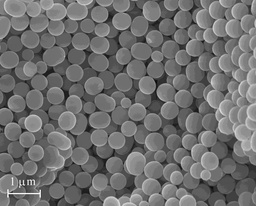
#> input picture SEM_Images/Opal_Tecopa_near_gem.jpg, 256 x 206 px, shrunk from 691 x 556 before the run, found by its file name
$ jupyter execute ImageSeg_Comparison.ipynb   (older library calls are emulated)
#> lines starting #> are read from the running program, lines starting #| are printed output that depends on the picture; after the words box and inside, x2 and y2 are one past the last pixel; in counts of white or black regions, pixels touching at a corner belong together
# Purpose of Exploration

The purpose of this notebook is to start to implament other image segmentation styles and get a better idea of how we can use them to best break up and segment our images.  The main focus of this notebook for me right now is to explore the differences between the Watershed and the P algorithm for image segmentation using the Open CV and Mabmba packages for python.

Edit: so, turns out that mamba is actually a unit test package, and I need to figure out how to import the build from GitHub.  I like the outputs that the P algorithm gives for complicated images, and it could be good to play with, I just need to get it in to Python first...

[cell 1]
import cv2
from matplotlib import pyplot as plt
import numpy as np
import pandas as pd
from skimage.feature import peak_local_max
from skimage.morphology import watershed
from scipy import ndimage
import argparse
from skimage.measure import label, regionprops
import unittest

[cell 2]
# Image Import of Test Image
img_opal = cv2.imread('SEM_Images/Opal_Tecopa_near_gem.jpg')
#> img_opal is the input picture: shape (206, 256, 3); min 6, max 255, mean 111
img_opal = np.array(img_opal, dtype=np.uint8)

# Watershed Segmentation of the Image
kernel_wat = np.ones((5,6), np.uint8)
opening_wat = cv2.morphologyEx(img_opal, cv2.MORPH_OPEN, kernel_wat)
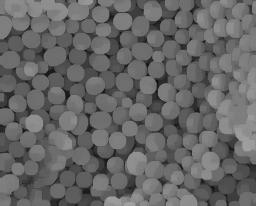
#> opening_wat: shape (206, 256, 3); min 6, max 161, mean 102.4
canny_wat = cv2.Canny(opening_wat,100,150,3,L2gradient=True)
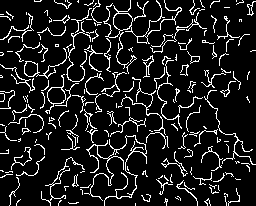
#> canny_wat: shape (206, 256); 11.5% white in thin lines or dots
ret, thresh = cv2.threshold(canny_wat,0,255,cv2.THRESH_BINARY_INV+cv2.THRESH_OTSU)
#> thresh: shape (206, 256); 88.5% white; black in thin lines or dots
#> ret = 0
# [6 lines of commented-out code are left out]
shifted_sk = cv2.pyrMeanShiftFiltering(img_opal, 1, 50)
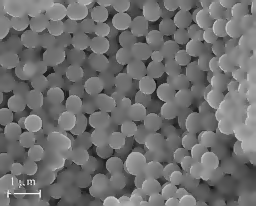
#> shifted_sk: shape (206, 256, 3); min 14, max 247, mean 110.7
gray_sk = cv2.cvtColor(shifted_sk, cv2.COLOR_BGR2GRAY)
# [7 lines of commented-out code are left out]
D_bf_cv = ndimage.distance_transform_bf(thresh)
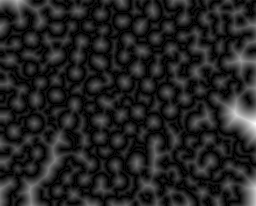
#> D_bf_cv: shape (206, 256) float64; min 0, max 21.84, mean 3; drawn with min black and max white
#D_cdt_cv = ndimage.distance_transform_cdt(thresh)
localMax = peak_local_max(D_bf_cv, indices=False, min_distance=10,labels=thresh)
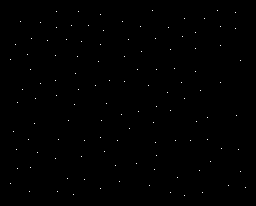
#> localMax: shape (206, 256) bool; 0.22% white in thin lines or dots, all inside (x1, y1, x2, y2) = (10, 10, 246, 196)
markers_cv = ndimage.label(localMax)[0]
#> markers_cv: shape (206, 256) int32; 118 distinct labels, from 0 to 117
labels_bf_cv = watershed(-D_bf_cv, markers_cv, mask=thresh)
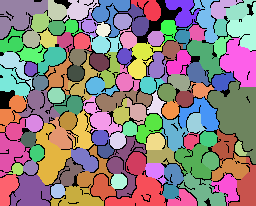
#> labels_bf_cv: shape (206, 256) int32; 118 distinct labels, from 0 to 117; one colour per label, 0 black

# Mamba P Alg Segmentation of the Image


# Image Plotting
#fig, ax = plt.subplots(1,3,figsize=(20,20))
plt.imshow(img_opal)
plt.title('Original Image')

[cell 3]
plt.imshow(D_bf_cv)
plt.title('Euclidean Distance Mapping')

[cell 4]
plt.imshow(labels_bf_cv)
plt.title('SciKit Image + Open CV bf Transform')

#ax[1,1].imshow(D_bf_cv)
#ax[1,1].set_title('SciKit Image bf Transform + Open CV Edge Detection')

#ax[2,0].imshow(D_cdt_cv)
#ax[2,0].set_title('SciKit Image cdt Transform + Open CV Edge Detection')

#ax[2,1].imshow(labels_bf_cv)
#ax[2,1].set_title('SciKit Image + Open CV bf Transform')

[cell 5]
particles = label(labels_bf_cv)
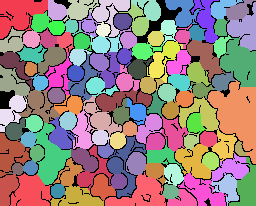
#> particles: shape (206, 256) int64; 118 distinct labels, from 0 to 117; one colour per label, 0 black
particles.shape
#> Out = (206, 256)

[cell 6]
# Shamelessly stolen from the class notebook just to see if it works...
props = regionprops(labels_bf_cv, intensity_image=gray_sk)
#> props = 117 regions; largest, box (x1, y1, x2, y2) and area: (207, 80, 256, 164) 2191, (220, 38, 256, 87) 1150, (0, 0, 48, 39) 1139, (36, 123, 71, 185) 1079, (105, 172, 166, 206) 1013
x = y = np.zeros(len(props))
#> x = 117 values from 0 to 0; y = 117 values from 0 to 0
area = np.zeros(len(props))
#> area = 117 values from 0 to 0
perim = np.zeros(len(props))
#> perim = 117 values from 0 to 0
intensity = np.zeros(len(props))
#> intensity = 117 values from 0 to 0

# Use this to pull out the relevant information and save to Pandas dataframe
counter = 0
for prop in props:
    x[counter] = prop.centroid[0]
    y[counter] = prop.centroid[1]
    area[counter] = prop.area
    perim[counter] = prop.perimeter
    intensity[counter] = prop.mean_intensity

    counter += 1
#> this loop made 117 passes
#> after the loop, area = 117 values, max 2191 at index 68, min 107 at index 88, mean 393.1; counter = 117; intensity = 117 values, max 149.7 at index 74, min 69.55 at index 64, mean 111.9; perim = 117 values, max 302.2 at index 96, min 41.56 at index 41, mean 107.2; x = 117 values, max 246.7 at index 109, min 7.2 at index 106, mean 122.6; y has the same summary as x

regionprops = pd.DataFrame({'X': x, 'Y': y, 'Area': area,
                            'Perim': perim, 'Mean Intensity': intensity})
#> regionprops = table of 117 rows and 5 columns

[cell 7]
regionprops.shape
#> Out = (117, 5)

$ run again, with SEM_Images/R5 K3K4Me3 SiO2_2-2.TIF saved as SEM_Images/Opal_Tecopa_near_gem.jpg
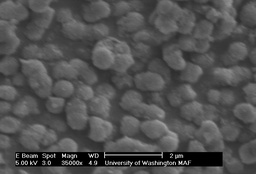
#> input picture SEM_Images/R5 K3K4Me3 SiO2_2-2.TIF, 256 x 174 px, shrunk from 712 x 484 before the run, found by its file name
#> img_opal is the input picture: shape (174, 256, 3); min 0, max 247, mean 80.5
#> `canny_wat = cv2.Canny(opening_wat,100,150,3,L2gradient=True)`:
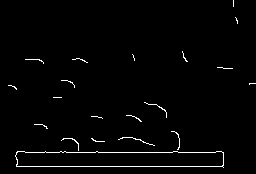
#> canny_wat: shape (174, 256); 1.8% white in thin lines or dots
#> thresh: shape (174, 256); 98.2% white; black in thin lines or dots
#> ret = 0
#> localMax: shape (174, 256) bool; 0.09% white in thin lines or dots, all inside (x1, y1, x2, y2) = (10, 10, 246, 163)
#> markers_cv: shape (174, 256) int32; 43 distinct labels, from 0 to 42
#> labels_bf_cv: shape (174, 256) int32; 43 distinct labels, from 0 to 42
#> `particles = label(labels_bf_cv)`:
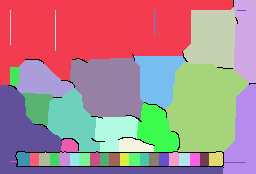
#> particles: shape (174, 256) int64; 43 distinct labels, from 0 to 42; one colour per label, 0 black
#> props = 42 regions; largest, box (x1, y1, x2, y2) and area: (0, 0, 233, 85) 12113, (165, 61, 249, 152) 5472, (0, 85, 223, 174) 4285, (70, 58, 144, 119) 3632, (183, 7, 237, 68) 2538
#> `x = y = np.zeros(len(props))`: x = 42 values from 0 to 0
#> the loop `for prop in props:` made 42 passes
#> after the loop `for prop in props:`: area = 42 values, max 12113 at index 2, min 7 at index 40, mean 1041.9; counter = 42; intensity = 42 values, max 110.2 at index 19, min 0.838 at index 38, mean 63.19; perim = 42 values, max 870.2 at index 2, min 5 at index 40, mean 119.3; x = 42 values, max 245.2 at index 6, min 10 at index 0, mean 120.1; y has the same summary as x
#> regionprops = table of 42 rows and 5 columns

$ run again, with SEM_Images/R5 K3K4Me3 SiO2_2-4.TIF saved as SEM_Images/Opal_Tecopa_near_gem.jpg
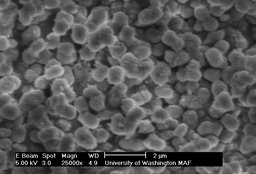
#> input picture SEM_Images/R5 K3K4Me3 SiO2_2-4.TIF, 256 x 174 px, shrunk from 712 x 484 before the run, found by its file name
#> img_opal is the input picture: shape (174, 256, 3); min 0, max 246, mean 85
#> `canny_wat = cv2.Canny(opening_wat,100,150,3,L2gradient=True)`:
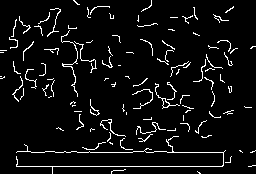
#> canny_wat: shape (174, 256); 5.7% white in thin lines or dots
#> thresh: shape (174, 256); 94.3% white; black in thin lines or dots
#> ret = 0
#> localMax: shape (174, 256) bool; 0.15% white in thin lines or dots, all inside (x1, y1, x2, y2) = (10, 10, 246, 162)
#> markers_cv: shape (174, 256) int32; 66 distinct labels, from 0 to 65
#> labels_bf_cv: shape (174, 256) int32; 66 distinct labels, from 0 to 65
#> `particles = label(labels_bf_cv)`:
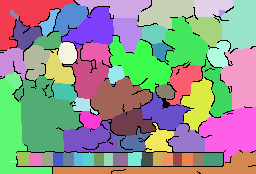
#> particles: shape (174, 256) int64; 66 distinct labels, from 0 to 65; one colour per label, 0 black
#> props = 65 regions; largest, box (x1, y1, x2, y2) and area: (14, 75, 83, 152) 3166, (199, 107, 256, 162) 2146, (0, 78, 52, 174) 2007, (109, 36, 172, 93) 1847, (53, 151, 256, 174) 1775
#> `x = y = np.zeros(len(props))`: x = 65 values from 0 to 0
#> the loop `for prop in props:` made 65 passes
#> after the loop `for prop in props:`: area = 65 values, max 3166 at index 37, min 7 at index 63, mean 645.8; counter = 65; intensity = 65 values, max 133.5 at index 26, min 1.15 at index 61, mean 76.68; perim = 65 values, max 497.6 at index 64, min 5 at index 63, mean 121.7; x = 65 values, max 241 at index 25, min 12.06 at index 18, mean 119.3; y has the same summary as x
#> regionprops = table of 65 rows and 5 columns

$ run again, with SEM_Images/R5 K3K4Me3 SiO2_3-1.TIF saved as SEM_Images/Opal_Tecopa_near_gem.jpg
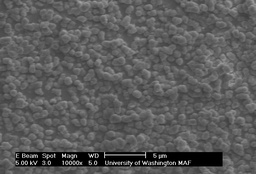
#> input picture SEM_Images/R5 K3K4Me3 SiO2_3-1.TIF, 256 x 174 px, shrunk from 712 x 484 before the run, found by its file name
#> img_opal is the input picture: shape (174, 256, 3); min 0, max 246, mean 90.1
#> canny_wat: shape (174, 256); 1% white in thin lines or dots, all inside (x1, y1, x2, y2) = (15, 151, 224, 167)
#> ret = 0
#> localMax: shape (174, 256) bool; 0.07% white in thin lines or dots, all inside (x1, y1, x2, y2) = (10, 10, 246, 163)
#> markers_cv: shape (174, 256) int32; 33 distinct labels, from 0 to 32
#> labels_bf_cv: shape (174, 256) int32; 33 distinct labels, from 0 to 32
#> `particles = label(labels_bf_cv)`:
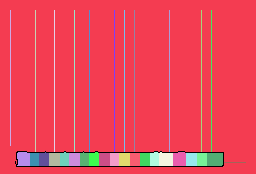
#> particles: shape (174, 256) int64; 33 distinct labels, from 0 to 32; one colour per label, 0 black
#> props = 32 regions; largest, box (x1, y1, x2, y2) and area: (0, 0, 256, 174) 39818, (207, 153, 223, 166) 207, (159, 152, 173, 166) 184, (173, 152, 186, 166) 176, (17, 152, 30, 166) 172
#> `x = y = np.zeros(len(props))`: x = 32 values from 0 to 0
#> the loop `for prop in props:` made 32 passes
#> after the loop `for prop in props:`: area = 32 values, max 39818 at index 11, min 22 at index 31, mean 1378; counter = 32; intensity = 32 values, max 98.77 at index 31, min 0.854 at index 29, mean 61.55; perim = 32 values, max 4461.3 at index 11, min 20 at index 31, mean 214.1; x = 32 values, max 234.5 at index 31, min 10 at index 0, mean 118; y has the same summary as x
#> regionprops = table of 32 rows and 5 columns
